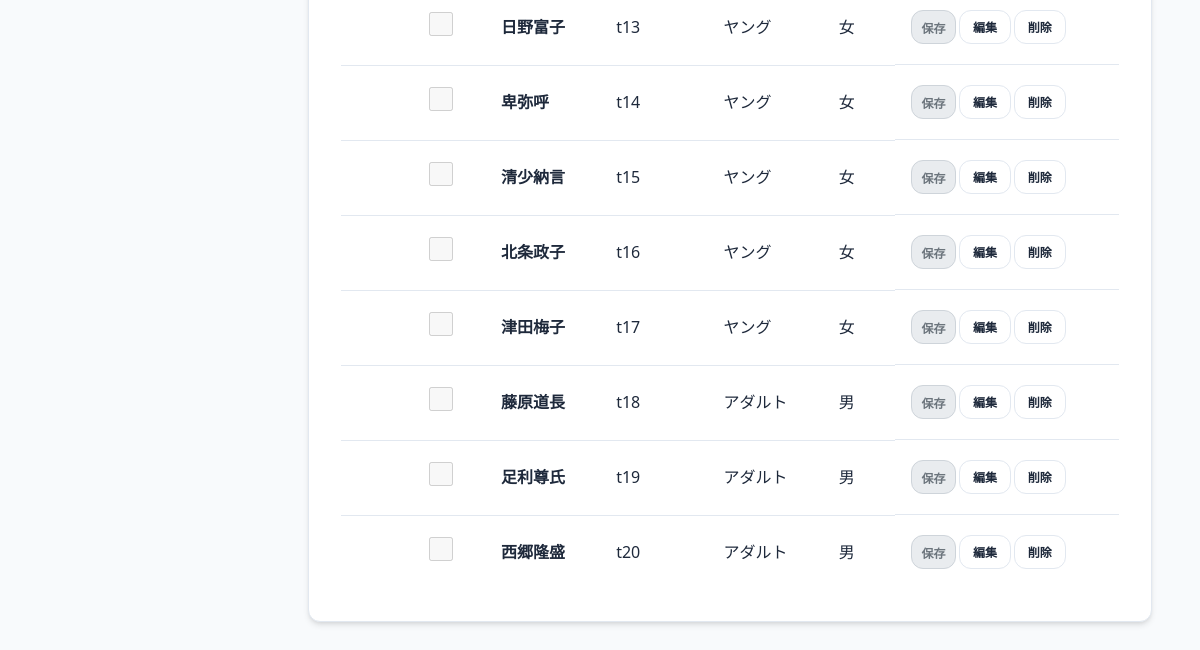
Before: /teachers (signed in, lower part) with the older database file.
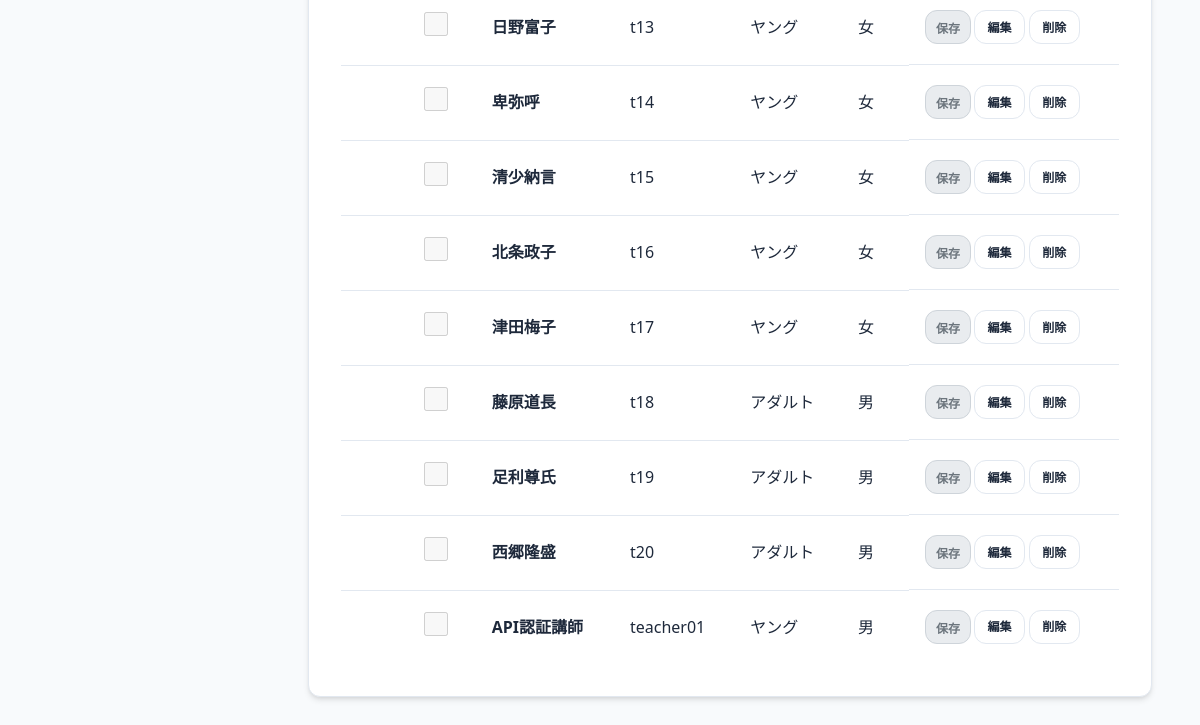
After: the same page with the newer database file.
### models.py (models this page shows, shortened)
class Teacher(db.Model):
    id = db.Column(db.Integer, primary_key=True)
    user_id = db.Column(db.Integer, db.ForeignKey('user.id'), nullable=True)
    user = db.relationship('User', back_populates='teacher_record')
    organization_id = db.Column(db.Integer, db.ForeignKey('organization.id'), nullable=False)
    organization = db.relationship('Organization')
    default_venue_id = db.Column(db.Integer, db.ForeignKey('venue.id'), nullable=True)
    default_venue = db.relationship('Venue')
    group_id = db.Column(db.Integer, db.ForeignKey('group.id'), nullable=True)
    group = db.relationship('Group', back_populates='teachers')
    name = db.Column(db.String(50), nullable=False)
    age = db.Column(db.String(20))
    gender = db.Column(db.String(10))
    math = db.Column(db.Integer)
    english = db.Column(db.Integer)
    japanese = db.Column(db.Integer)
    science = db.Column(db.Integer)
    social = db.Column(db.Integer)
    subject1 = db.Column(db.String(20), default='なし')
    subject2 = db.Column(db.String(20), default='なし')
    pref_gender = db.Column(db.String(10))
    pref_mid1_priority = db.Column(db.Integer, default=2)
    pref_mid2_priority = db.Column(db.Integer, default=2)
    pref_mid3_priority = db.Column(db.Integer, default=2)
    attend = db.Column(db.Boolean, default=False)

class User(db.Model):
    id = db.Column(db.Integer, primary_key=True)
    username = db.Column(db.String(50), unique=True, nullable=False)
    name = db.Column(db.String(50), nullable=True)
    password_hash = db.Column(db.String(128), nullable=False)
    is_admin = db.Column(db.Boolean, default=False)
    is_super_admin = db.Column(db.Boolean, default=False)
    is_org_admin = db.Column(db.Boolean, default=False)
    organization_id = db.Column(db.Integer, db.ForeignKey('organization.id'), nullable=True)
    organization = db.relationship('Organization', backref='users')
    teacher_record = db.relationship('Teacher', back_populates='user', uselist=False)
    student_record = db.relationship('Student', back_populates='user', uselist=False)

### app.py (the view, shortened to what this page needs)
@app.route('/teachers')
@login_required
@organization_required
def teachers():
    org_id = session['organization_id']
    event_id = session.get('selected_event_id')
    event_info = None
    all_teachers = Teacher.query.filter_by(organization_id=org_id).all()
    all_students = Student.query.filter_by(organization_id=org_id).all()
    venues = Venue.query.filter_by(organization_id=org_id).all()
    saved = request.args.get('saved', False)
    for t in all_teachers:
        t.attendance = None
    return render_template('teachers.html', teachers=all_teachers, event_info=None, venues=venues, saved=saved)

### app.py (called while the page is built)
@app.after_request
def add_header(response):
    response.headers['Cache-Control'] = 'no-store, no-cache, must-revalidate, max-age=0'
    response.headers['Pragma'] = 'no-cache'
    response.headers['Expires'] = '0'
    return response

def login_required(f):
    @wraps(f)
    def decorated_function(*args, **kwargs):
        if 'user_id' not in session:
            return redirect(url_for('login'))
        return f(*args, **kwargs)
    return decorated_function

def organization_required(f):
    @wraps(f)
    def decorated_function(*args, **kwargs):
        if 'user_id' not in session:
            return redirect(url_for('login'))
        user = db.session.get(User, session['user_id'])
        session['organization_id'] = user.organization_id
        session['org_name'] = user.organization.name
        return f(*args, **kwargs)
    return decorated_function

@app.context_processor
def inject_globals():
    user = None
    group_division_enabled = False
    if 'user_id' in session:
        user = db.session.get(User, session['user_id'])
        if user and user.organization_id:
            cfg = Config.query.filter_by(key='group_division_enabled', organization_id=user.organization_id).first()
            if cfg and cfg.value == 'true':
                group_division_enabled = True
    return dict(current_user=user, group_division_enabled=group_division_enabled)

### templates/teachers.html (shortened to what this page needs)
{% extends "base.html" %}
{% block content %}
{% set is_event_selected = (event_info is not none) %}
{% set is_event_completed = (event_info and event_info.status == '実施後') %}
{% set is_disabled_inputs = (not is_event_selected or is_event_completed) %}
{% set is_disabled = is_disabled_inputs %}
{% set is_disabled_button = (not is_event_selected) %}
<form action="/teacher/attend_save_all" method="post">
    <div class="card">
        <div class="table-container">
            <table>
                <tbody>
                    {% for t in teachers %}
                    <tr>
                        <td>
                            {% set att = t.attendance %}
                        </td>
                        <td>
                            <input type="checkbox" name="attend_{{t.id}}" value="true" {{ 'checked' if t.attendance and t.attendance.attend }}
                                   style="width: 1.5rem; height: 1.5rem;"
                                   class="{{ 'disabled-checkbox' if is_disabled or (event_info and event_info.publish_to == '生徒') }}"
                                   onchange="toggleAttendance(this, '{{t.id}}')" {{ 'disabled' if is_disabled or (event_info and event_info.publish_to == '生徒') }}>
                        </td>
                        <td><strong>{{t.name}}</strong></td>
                        <td>{{t.user.username if t.user else '-'}}</td>
                        <td>{{t.age}}</td>
                        <td>{{t.gender}}</td>
                        <td style="text-align: right; display: flex; gap: 0.2rem;">
                            <button type="button" class="btn btn-primary" style="padding: 0.4rem 0.6rem; font-size: 0.75rem;" onclick="submitAttendance('{{t.id}}')" {{ 'disabled' if is_disabled or (event_info and event_info.publish_to == '生徒') }}>保存</button>
                            <a href="/teacher/edit/{{t.id}}" class="btn btn-outline" style="padding: 0.4rem 0.8rem; font-size: 0.75rem;">編集</a>
                            <a href="/teacher/delete/{{t.id}}" class="btn btn-outline btn-danger" style="padding: 0.4rem 0.8rem; font-size: 0.75rem;" onclick="return confirm('本当に削除しますか？')">削除</a>
                        </td>
                    </tr>
                    {% endfor %}
                </tbody>
            </table>
        </div>
    </div>
</form>
{% endblock %}

### templates/base.html (shortened to what this page needs)
<!DOCTYPE html>
<html lang="ja">
<head>
    <link rel="stylesheet" href="{{ url_for('static', filename='style.css') }}">
</head>
<body>
<main class="main-content">
    {% block content %}{% endblock %}
</main>
</body>
</html>

### static/style.css (style rules this page uses)
:root { --primary: #4f46e5; --primary-hover: #4338ca; --bg-main: #f8fafc; --bg-card: #ffffff; --text-main: #1e293b; --text-muted: #64748b; --border: #e2e8f0; --shadow: 0 4px 6px -1px rgb(0 0 0 / 0.1), 0 2px 4px -2px rgb(0 0 0 / 0.1); --radius: 0.75rem; --sidebar-w: 260px; }
* { margin: 0; padding: 0; box-sizing: border-box; }
body { font-family: "Segoe UI", "Hiragino Kaku Gothic ProN", "Hiragino Sans", "Meiryo", sans-serif; background-color: var(--bg-main); color: var(--text-main); line-height: 1.6; display: flex; min-height: 100vh; }
.main-content { margin-left: var(--sidebar-w); flex: 1; padding: 3rem; max-width: 1200px; }
.card { background: var(--bg-card); border: 1px solid var(--border); border-radius: var(--radius); padding: 2rem; box-shadow: var(--shadow); }
.table-container { overflow-x: auto; }
table { width: 100%; border-collapse: collapse; text-align: left; }
tr:last-child td { border-bottom: none; }
input, select, textarea { width: 100%; padding: 0.75rem 1rem; border: 1px solid var(--border); border-radius: var(--radius); font-size: 1rem; transition: border-color 0.2s; background-color: #fff; }
.btn { display: inline-flex; align-items: center; justify-content: center; padding: 0.75rem 1.5rem; font-size: 0.875rem; font-weight: 600; border-radius: var(--radius); cursor: pointer; transition: all 0.2s; text-decoration: none; border: none; gap: 0.5rem; }
.btn-primary { background-color: var(--primary); color: white; }
.btn-danger { background-color: #ef4444; color: white; }
.btn-outline { background-color: transparent; border: 1px solid var(--border); color: var(--text-main); }

### templates/teachers.html (style rules this page uses)
select:disabled, input[type="checkbox"]:disabled, button:disabled, .disabled-checkbox { background-color: #e9ecef; color: #6c757d; border: 1px solid #ced4da; }

Changed rows visible on the page:
added Teacher: name "API認証講師", user "teacher01", age "ヤング", gender "男"
